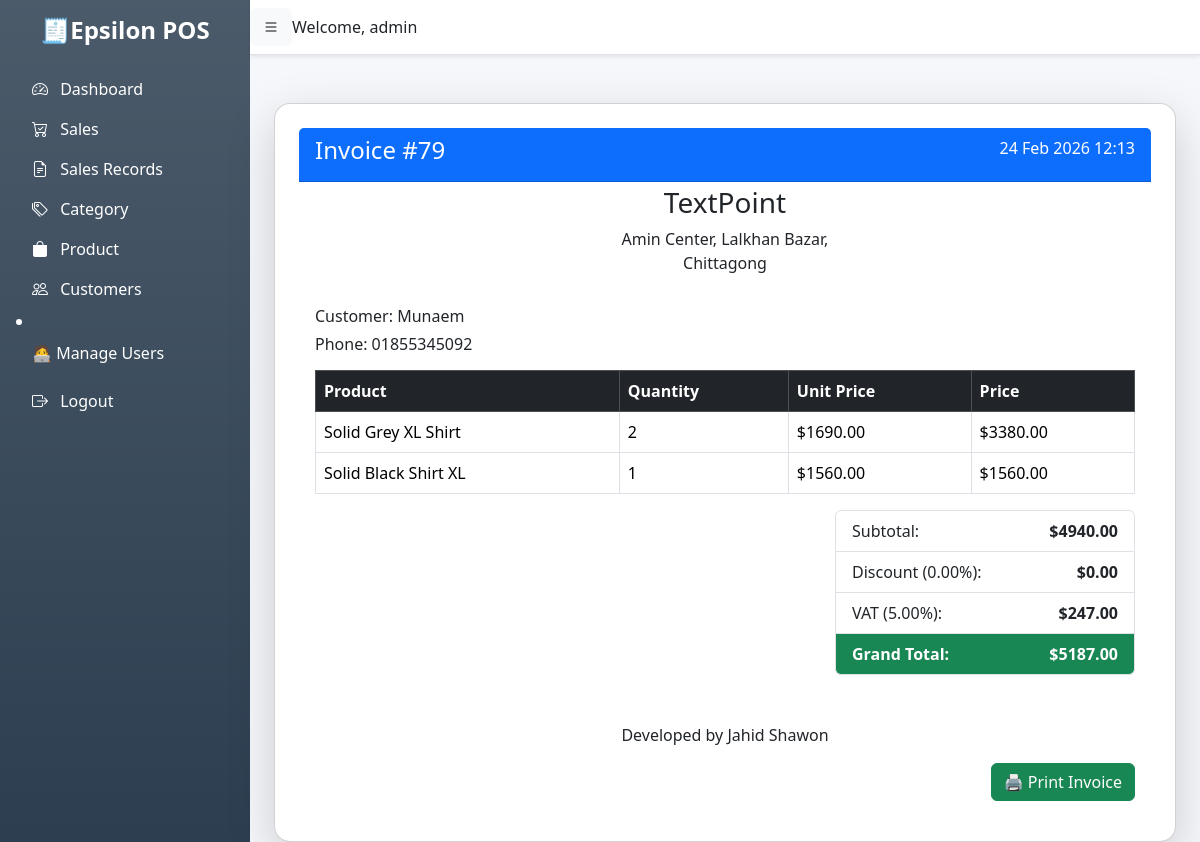
The app's page /invoice/79/ (signed in) with its own data.
### pos/models.py (models this page shows, shortened)
class Sale(models.Model):
    customer = models.ForeignKey('Customer', on_delete=models.CASCADE)
    discount = models.DecimalField(max_digits=5, decimal_places=2, default=0)  # %
    vat = models.DecimalField(max_digits=5, decimal_places=2, default=0)
    total_amount = models.DecimalField(max_digits=12, decimal_places=2)
    date = models.DateTimeField(default=timezone.now)
    created_at = models.DateTimeField(auto_now_add=True)
    created_by = models.ForeignKey(User, on_delete=models.SET_NULL, null=True, blank=True)
    @property
    def subtotal(self):
        return sum(item.price for item in self.items.all())  # use related_name='items' in SaleItem FK
    @property
    def discount_amount(self):
        return (self.subtotal * self.discount / Decimal('100.00')).quantize(Decimal('0.01'))
    @property
    def vat_amount(self):
        return ((self.subtotal - self.discount_amount) * self.vat / Decimal('100.00')).quantize(Decimal('0.01'))
    @property
    def grand_total(self):
        return (self.subtotal - self.discount_amount + self.vat_amount).quantize(Decimal('0.01'))

class Customer(models.Model):
    name = models.CharField(max_length=255)
    mobile_no = models.CharField(max_length=11, unique=True)
    created_at = models.DateTimeField(auto_now_add=True)
    updated_at = models.DateTimeField(auto_now=True)

class SaleItem(models.Model):
    sale = models.ForeignKey(Sale, on_delete=models.CASCADE, related_name='items')
    product = models.ForeignKey('Product', on_delete=models.CASCADE)
    quantity = models.PositiveIntegerField()
    unit_price = models.DecimalField(max_digits=12, decimal_places=2)
    price = models.DecimalField(max_digits=12, decimal_places=2)
    @property
    def calculated_unit_price(self):
        if self.quantity:
            return self.price / self.quantity
        return self.price

class Product(models.Model):
    name = models.CharField(max_length=150)
    image = models.ImageField(upload_to='products/', blank=True, null=True)
    category = models.ForeignKey(
        Category,
        on_delete=models.CASCADE,
        related_name='products'
    )
    unitprice = models.DecimalField(max_digits=10, decimal_places=2)
    stock_quantity = models.PositiveIntegerField(default=0)
    created_date = models.DateTimeField(auto_now_add=True)
    updated_date = models.DateTimeField(auto_now=True)
    created_by = models.ForeignKey(
        User,
        on_delete=models.SET_NULL,
        null=True,
        related_name='product_created_by'
    )
    updated_by = models.ForeignKey(
        User,
        on_delete=models.SET_NULL,
        null=True,
        related_name='product_updated_by'
    )
    class Meta:
        ordering = ['name']

### pos/views.py (the view)
# urls.py: path('invoice/<int:sale_id>/', views.invoice_page, name='invoice'),
@login_required
def invoice_page(request, sale_id):
    sale = get_object_or_404(Sale, id=sale_id)
    items = sale.items.all()  # related_name='items' in SaleItem
    return render(request, 'pos/invoice.html', {
        'sale': sale,
        'items': items
    })

### pos/templates/pos/invoice.html (shortened to what this page needs)
{% extends 'pos/base.html' %}
{% load static %}
{% block content %}
<div class="invoice" id="invoice">
<div class="container mt-5">
    <div class="card p-4 shadow-lg rounded-4">
        <div class="card-header bg-primary text-white d-flex justify-content-between">
            <h4>Invoice #{{ sale.id }}</h4>
            <span>{{ sale.date|date:"d M Y H:i" }}</span>
        </div>
        <div class="row">
            <div class="col-lg-4"></div>
            <div class="col-lg-4 text-center">
                <h3 class="mt-1">TextPoint</h3>
                <p>Amin Center, Lalkhan Bazar, Chittagong</p>
            </div>
            <div class="col-lg-4"></div>
        </div>
        <div class="card-body">
            <h6>Customer: {{ sale.customer.name }}</h6>
            <h6>Phone: {{ sale.customer.mobile_no }}</h6>
            <table class="table table-bordered mt-3">
                <thead class="table-dark">
                    <tr>
                        <th>Product</th>
                        <th>Quantity</th>
                        <th>Unit Price</th>
                        <th>Price</th>
                    </tr>
                </thead>
                <tbody>
                    {% for item in sale.items.all %}
                    <tr>
                        <td>{{ item.product.name }}</td>
                        <td>{{ item.quantity }}</td>
                        <td>${{ item.calculated_unit_price|floatformat:2 }}</td>
                        <td>${{ item.price|floatformat:2 }}</td>
                    </tr>
                    {% endfor %}
                </tbody>
            </table>
            <div class="text-end mt-3">
                <ul class="list-group" style="width: 300px; margin-left: auto;">
                    <li class="list-group-item d-flex justify-content-between">
                        <span>Subtotal:</span>
                        <strong>${{ sale.subtotal|floatformat:2 }}</strong>
                    </li>
                    <li class="list-group-item d-flex justify-content-between">
                        <span>Discount ({{ sale.discount }}%):</span>
                        <strong>${{ sale.discount_amount|floatformat:2 }}</strong>
                    </li>
                    <li class="list-group-item d-flex justify-content-between">
                        <span>VAT ({{ sale.vat }}%):</span>
                        <strong>${{ sale.vat_amount|floatformat:2 }}</strong>
                    </li>
                    <li class="list-group-item d-flex justify-content-between fw-bold bg-success text-white">
                        <span>Grand Total:</span>
                        <strong>${{ sale.grand_total|floatformat:2 }}</strong>
                    </li>
                </ul>
            </div>
            <p class="text-center mt-5">Developed by Jahid Shawon</p>
            <div class="mt-3 text-end">
                <button class="btn btn-success" onclick="window.print()">🖨️ Print Invoice</button>
            </div>
        </div>
    </div>
</div>
</div>
{% endblock %}

### pos/templates/pos/base.html (shortened to what this page needs)
{% load static %}
<!DOCTYPE html>
<html lang="en">
<head>
    <link href="https://cdn.jsdelivr.net/npm/bootstrap@5.3.2/dist/css/bootstrap.min.css" rel="stylesheet">
    <link href="https://cdn.jsdelivr.net/npm/bootstrap-icons@1.10.5/font/bootstrap-icons.css" rel="stylesheet">
    <link rel="stylesheet" href="{% static 'css/style.css' %}">
</head>
<body>
<div class="d-flex" id="wrapper">
    <div class="bg-gradient sidebar text-white p-3" id="sidebar-wrapper">
        <div class="sidebar-heading text-center mb-4">
            <h4 class="fw-bold">🧾Epsilon POS</h4>
        </div>
        <div class="list-group list-group-flush">
            <a href="{% url 'index' %}" class="list-group-item list-group-item-action bg-transparent text-white">
                <i class="bi bi-speedometer2 me-2"></i> Dashboard
            </a>
               <a href="{% url 'sales' %}" class="list-group-item list-group-item-action bg-transparent text-white">
                <i class="bi bi-cart-check me-2"></i> Sales
             </a>
            <a href="{% url 'sales_record_list' %}" class="list-group-item list-group-item-action bg-transparent text-white">
                <i class="bi bi-file-earmark-text me-2"></i> Sales Records
             </a>
            <a href="{% url 'category_list' %}" class="list-group-item list-group-item-action bg-transparent text-white">
                <i class="bi bi-tags me-2"></i> Category
            </a>
            <a href="{% url 'product_list' %}" class="list-group-item list-group-item-action bg-transparent text-white">
                <i class="bi bi-bag-fill me-2"></i> Product
            </a>
            <a href="{% url 'customer_list' %}" class="list-group-item list-group-item-action bg-transparent text-white">
                <i class="bi bi-people me-2"></i> Customers
            </a>
            {% if user.is_superuser %}
            <li class="nav-item">
                <a class="list-group-item list-group-item-action bg-transparent text-white" href="{% url 'create_user' %}">🧑‍💻 Manage Users
                </a>
            </li>
            {% endif %}
            {% if user.is_authenticated %}
            <form method="post" action="{% url 'logout' %}" style="display:inline;">
                <button type="submit" class="btn btn-link list-group-item list-group-item-action bg-transparent text-white p-0 m-3">
                    <i class="bi bi-box-arrow-right me-2"></i> Logout
                </button>
                </form>
            {% else %}
                  <a href="#" class="list-group-item list-group-item-action bg-transparent text-white">
                <i class="bi bi-box-arrow-in-right me-2"></i> Login
            </a>
            {% endif %}
        </div>
    </div>
    <div id="page-content-wrapper" class="w-100">
        <nav class="navbar navbar-expand-lg navbar-light bg-white shadow-sm border-bottom">
            <button class="btn btn-light" id="menu-toggle"><i class="bi bi-list"></i></button>
            {% if user.is_authenticated %}
            <div class="mr-auto">Welcome, {{ user.username }}</div>
            {% endif %}
        </nav>
        <div class="container-fluid mt-4">
            {% block content %}{% endblock %}
        </div>
    </div>
</div>
</body>
</html>

### pos/static/css/style.css (style rules this page uses)
body { font-family: 'Segoe UI', sans-serif; background: #f5f7fa; }
#wrapper { display: flex; width: 100%; }
#sidebar-wrapper { min-width: 250px; max-width: 250px; min-height: 100vh; background: #2C3E50; color: #fff; }
#sidebar-wrapper .list-group-item { border: none; font-weight: 500; transition: 0.3s; background: transparent; color: #ECF0F1; }
#page-content-wrapper { flex: 1; }

### records on screen
Sale: id "79", date "24 Feb 2026 12:13", customer.name "Munaem", customer.mobile_no "01855345092", subtotal "4940.00", discount "0.00", discount_amount "0.00", vat "5.00", vat_amount "247.00", grand_total "5187.00"
SaleItem: product.name "Solid Grey XL Shirt", quantity "2", calculated_unit_price "1690.00", price "3380.00"
SaleItem: product.name "Solid Black Shirt XL", quantity "1", calculated_unit_price "1560.00", price "1560.00"

### other values on screen
{{ user.username }} "admin"
